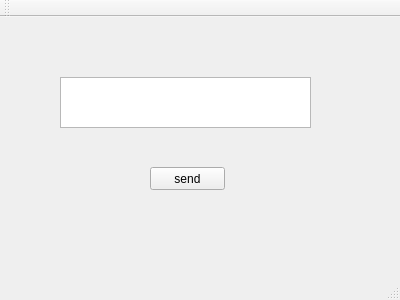
<?xml version="1.0" encoding="UTF-8"?>
<ui version="4.0">
 <class>MainWindow</class>
 <widget class="QMainWindow" name="MainWindow">
  <property name="geometry">
   <rect>
    <x>0</x>
    <y>0</y>
    <width>400</width>
    <height>300</height>
   </rect>
  </property>
  <property name="windowTitle">
   <string>Server</string>
  </property>
  <widget class="QWidget" name="centralWidget">
   <widget class="QPushButton" name="pushButton">
    <property name="geometry">
     <rect>
      <x>150</x>
      <y>150</y>
      <width>75</width>
      <height>23</height>
     </rect>
    </property>
    <property name="text">
     <string>send</string>
    </property>
   </widget>
   <widget class="QTextEdit" name="textEdit">
    <property name="geometry">
     <rect>
      <x>60</x>
      <y>60</y>
      <width>251</width>
      <height>51</height>
     </rect>
    </property>
   </widget>
  </widget>
  <widget class="QMenuBar" name="menuBar">
   <property name="geometry">
    <rect>
     <x>0</x>
     <y>0</y>
     <width>400</width>
     <height>23</height>
    </rect>
   </property>
  </widget>
  <widget class="QToolBar" name="mainToolBar">
   <attribute name="toolBarArea">
    <enum>TopToolBarArea</enum>
   </attribute>
   <attribute name="toolBarBreak">
    <bool>false</bool>
   </attribute>
  </widget>
  <widget class="QStatusBar" name="statusBar"/>
 </widget>
 <layoutdefault spacing="6" margin="11"/>
 <resources/>
 <connections/>
</ui>
